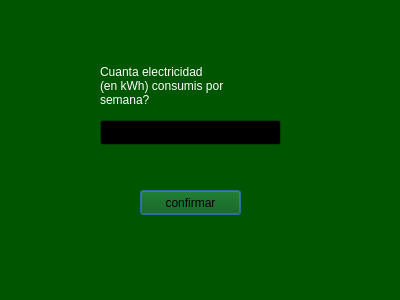
<?xml version="1.0" encoding="UTF-8"?>
<ui version="4.0">
 <class>elecpbien</class>
 <widget class="QDialog" name="elecpbien">
  <property name="geometry">
   <rect>
    <x>0</x>
    <y>0</y>
    <width>400</width>
    <height>300</height>
   </rect>
  </property>
  <property name="palette">
   <palette>
    <active>
     <colorrole role="WindowText">
      <brush brushstyle="SolidPattern">
       <color alpha="255">
        <red>255</red>
        <green>255</green>
        <blue>255</blue>
       </color>
      </brush>
     </colorrole>
     <colorrole role="Button">
      <brush brushstyle="SolidPattern">
       <color alpha="255">
        <red>0</red>
        <green>85</green>
        <blue>0</blue>
       </color>
      </brush>
     </colorrole>
     <colorrole role="Light">
      <brush brushstyle="SolidPattern">
       <color alpha="255">
        <red>0</red>
        <green>127</green>
        <blue>0</blue>
       </color>
      </brush>
     </colorrole>
     <colorrole role="Midlight">
      <brush brushstyle="SolidPattern">
       <color alpha="255">
        <red>0</red>
        <green>106</green>
        <blue>0</blue>
       </color>
      </brush>
     </colorrole>
     <colorrole role="Dark">
      <brush brushstyle="SolidPattern">
       <color alpha="255">
        <red>0</red>
        <green>42</green>
        <blue>0</blue>
       </color>
      </brush>
     </colorrole>
     <colorrole role="Mid">
      <brush brushstyle="SolidPattern">
       <color alpha="255">
        <red>0</red>
        <green>57</green>
        <blue>0</blue>
       </color>
      </brush>
     </colorrole>
     <colorrole role="Text">
      <brush brushstyle="SolidPattern">
       <color alpha="255">
        <red>255</red>
        <green>255</green>
        <blue>255</blue>
       </color>
      </brush>
     </colorrole>
     <colorrole role="BrightText">
      <brush brushstyle="SolidPattern">
       <color alpha="255">
        <red>255</red>
        <green>255</green>
        <blue>255</blue>
       </color>
      </brush>
     </colorrole>
     <colorrole role="ButtonText">
      <brush brushstyle="SolidPattern">
       <color alpha="255">
        <red>0</red>
        <green>0</green>
        <blue>0</blue>
       </color>
      </brush>
     </colorrole>
     <colorrole role="Base">
      <brush brushstyle="SolidPattern">
       <color alpha="255">
        <red>0</red>
        <green>0</green>
        <blue>0</blue>
       </color>
      </brush>
     </colorrole>
     <colorrole role="Window">
      <brush brushstyle="SolidPattern">
       <color alpha="255">
        <red>0</red>
        <green>85</green>
        <blue>0</blue>
       </color>
      </brush>
     </colorrole>
     <colorrole role="Shadow">
      <brush brushstyle="SolidPattern">
       <color alpha="255">
        <red>0</red>
        <green>0</green>
        <blue>0</blue>
       </color>
      </brush>
     </colorrole>
     <colorrole role="AlternateBase">
      <brush brushstyle="SolidPattern">
       <color alpha="255">
        <red>0</red>
        <green>42</green>
        <blue>0</blue>
       </color>
      </brush>
     </colorrole>
     <colorrole role="ToolTipBase">
      <brush brushstyle="SolidPattern">
       <color alpha="255">
        <red>255</red>
        <green>255</green>
        <blue>220</blue>
       </color>
      </brush>
     </colorrole>
     <colorrole role="ToolTipText">
      <brush brushstyle="SolidPattern">
       <color alpha="255">
        <red>0</red>
        <green>0</green>
        <blue>0</blue>
       </color>
      </brush>
     </colorrole>
     <colorrole role="PlaceholderText">
      <brush brushstyle="SolidPattern">
       <color alpha="127">
        <red>255</red>
        <green>255</green>
        <blue>255</blue>
       </color>
      </brush>
     </colorrole>
     <colorrole role="Accent">
      <brush brushstyle="SolidPattern">
       <color alpha="255">
        <red>0</red>
        <green>0</green>
        <blue>0</blue>
       </color>
      </brush>
     </colorrole>
    </active>
    <inactive>
     <colorrole role="WindowText">
      <brush brushstyle="SolidPattern">
       <color alpha="255">
        <red>255</red>
        <green>255</green>
        <blue>255</blue>
       </color>
      </brush>
     </colorrole>
     <colorrole role="Button">
      <brush brushstyle="SolidPattern">
       <color alpha="255">
        <red>0</red>
        <green>85</green>
        <blue>0</blue>
       </color>
      </brush>
     </colorrole>
     <colorrole role="Light">
      <brush brushstyle="SolidPattern">
       <color alpha="255">
        <red>0</red>
        <green>127</green>
        <blue>0</blue>
       </color>
      </brush>
     </colorrole>
     <colorrole role="Midlight">
      <brush brushstyle="SolidPattern">
       <color alpha="255">
        <red>0</red>
        <green>106</green>
        <blue>0</blue>
       </color>
      </brush>
     </colorrole>
     <colorrole role="Dark">
      <brush brushstyle="SolidPattern">
       <color alpha="255">
        <red>0</red>
        <green>42</green>
        <blue>0</blue>
       </color>
      </brush>
     </colorrole>
     <colorrole role="Mid">
      <brush brushstyle="SolidPattern">
       <color alpha="255">
        <red>0</red>
        <green>57</green>
        <blue>0</blue>
       </color>
      </brush>
     </colorrole>
     <colorrole role="Text">
      <brush brushstyle="SolidPattern">
       <color alpha="255">
        <red>255</red>
        <green>255</green>
        <blue>255</blue>
       </color>
      </brush>
     </colorrole>
     <colorrole role="BrightText">
      <brush brushstyle="SolidPattern">
       <color alpha="255">
        <red>255</red>
        <green>255</green>
        <blue>255</blue>
       </color>
      </brush>
     </colorrole>
     <colorrole role="ButtonText">
      <brush brushstyle="SolidPattern">
       <color alpha="255">
        <red>0</red>
        <green>0</green>
        <blue>0</blue>
       </color>
      </brush>
     </colorrole>
     <colorrole role="Base">
      <brush brushstyle="SolidPattern">
       <color alpha="255">
        <red>0</red>
        <green>0</green>
        <blue>0</blue>
       </color>
      </brush>
     </colorrole>
     <colorrole role="Window">
      <brush brushstyle="SolidPattern">
       <color alpha="255">
        <red>0</red>
        <green>85</green>
        <blue>0</blue>
       </color>
      </brush>
     </colorrole>
     <colorrole role="Shadow">
      <brush brushstyle="SolidPattern">
       <color alpha="255">
        <red>0</red>
        <green>0</green>
        <blue>0</blue>
       </color>
      </brush>
     </colorrole>
     <colorrole role="AlternateBase">
      <brush brushstyle="SolidPattern">
       <color alpha="255">
        <red>0</red>
        <green>42</green>
        <blue>0</blue>
       </color>
      </brush>
     </colorrole>
     <colorrole role="ToolTipBase">
      <brush brushstyle="SolidPattern">
       <color alpha="255">
        <red>255</red>
        <green>255</green>
        <blue>220</blue>
       </color>
      </brush>
     </colorrole>
     <colorrole role="ToolTipText">
      <brush brushstyle="SolidPattern">
       <color alpha="255">
        <red>0</red>
        <green>0</green>
        <blue>0</blue>
       </color>
      </brush>
     </colorrole>
     <colorrole role="PlaceholderText">
      <brush brushstyle="SolidPattern">
       <color alpha="127">
        <red>255</red>
        <green>255</green>
        <blue>255</blue>
       </color>
      </brush>
     </colorrole>
     <colorrole role="Accent">
      <brush brushstyle="SolidPattern">
       <color alpha="255">
        <red>0</red>
        <green>0</green>
        <blue>0</blue>
       </color>
      </brush>
     </colorrole>
    </inactive>
    <disabled>
     <colorrole role="WindowText">
      <brush brushstyle="SolidPattern">
       <color alpha="255">
        <red>0</red>
        <green>42</green>
        <blue>0</blue>
       </color>
      </brush>
     </colorrole>
     <colorrole role="Button">
      <brush brushstyle="SolidPattern">
       <color alpha="255">
        <red>0</red>
        <green>85</green>
        <blue>0</blue>
       </color>
      </brush>
     </colorrole>
     <colorrole role="Light">
      <brush brushstyle="SolidPattern">
       <color alpha="255">
        <red>0</red>
        <green>127</green>
        <blue>0</blue>
       </color>
      </brush>
     </colorrole>
     <colorrole role="Midlight">
      <brush brushstyle="SolidPattern">
       <color alpha="255">
        <red>0</red>
        <green>106</green>
        <blue>0</blue>
       </color>
      </brush>
     </colorrole>
     <colorrole role="Dark">
      <brush brushstyle="SolidPattern">
       <color alpha="255">
        <red>0</red>
        <green>42</green>
        <blue>0</blue>
       </color>
      </brush>
     </colorrole>
     <colorrole role="Mid">
      <brush brushstyle="SolidPattern">
       <color alpha="255">
        <red>0</red>
        <green>57</green>
        <blue>0</blue>
       </color>
      </brush>
     </colorrole>
     <colorrole role="Text">
      <brush brushstyle="SolidPattern">
       <color alpha="255">
        <red>0</red>
        <green>42</green>
        <blue>0</blue>
       </color>
      </brush>
     </colorrole>
     <colorrole role="BrightText">
      <brush brushstyle="SolidPattern">
       <color alpha="255">
        <red>255</red>
        <green>255</green>
        <blue>255</blue>
       </color>
      </brush>
     </colorrole>
     <colorrole role="ButtonText">
      <brush brushstyle="SolidPattern">
       <color alpha="255">
        <red>0</red>
        <green>42</green>
        <blue>0</blue>
       </color>
      </brush>
     </colorrole>
     <colorrole role="Base">
      <brush brushstyle="SolidPattern">
       <color alpha="255">
        <red>0</red>
        <green>85</green>
        <blue>0</blue>
       </color>
      </brush>
     </colorrole>
     <colorrole role="Window">
      <brush brushstyle="SolidPattern">
       <color alpha="255">
        <red>0</red>
        <green>85</green>
        <blue>0</blue>
       </color>
      </brush>
     </colorrole>
     <colorrole role="Shadow">
      <brush brushstyle="SolidPattern">
       <color alpha="255">
        <red>0</red>
        <green>0</green>
        <blue>0</blue>
       </color>
      </brush>
     </colorrole>
     <colorrole role="AlternateBase">
      <brush brushstyle="SolidPattern">
       <color alpha="255">
        <red>0</red>
        <green>85</green>
        <blue>0</blue>
       </color>
      </brush>
     </colorrole>
     <colorrole role="ToolTipBase">
      <brush brushstyle="SolidPattern">
       <color alpha="255">
        <red>255</red>
        <green>255</green>
        <blue>220</blue>
       </color>
      </brush>
     </colorrole>
     <colorrole role="ToolTipText">
      <brush brushstyle="SolidPattern">
       <color alpha="255">
        <red>0</red>
        <green>0</green>
        <blue>0</blue>
       </color>
      </brush>
     </colorrole>
     <colorrole role="PlaceholderText">
      <brush brushstyle="SolidPattern">
       <color alpha="127">
        <red>0</red>
        <green>42</green>
        <blue>0</blue>
       </color>
      </brush>
     </colorrole>
     <colorrole role="Accent">
      <brush brushstyle="SolidPattern">
       <color alpha="255">
        <red>0</red>
        <green>60</green>
        <blue>0</blue>
       </color>
      </brush>
     </colorrole>
    </disabled>
   </palette>
  </property>
  <property name="windowTitle">
   <string>Calcular co2 por electricidad</string>
  </property>
  <widget class="QLineEdit" name="lineEdit">
   <property name="geometry">
    <rect>
     <x>100</x>
     <y>120</y>
     <width>181</width>
     <height>25</height>
    </rect>
   </property>
  </widget>
  <widget class="QLabel" name="label">
   <property name="geometry">
    <rect>
     <x>100</x>
     <y>60</y>
     <width>181</width>
     <height>51</height>
    </rect>
   </property>
   <property name="text">
    <string>Cuanta electricidad 
(en kWh) consumis por 
semana?</string>
   </property>
  </widget>
  <widget class="QPushButton" name="pushButton">
   <property name="geometry">
    <rect>
     <x>140</x>
     <y>190</y>
     <width>101</width>
     <height>25</height>
    </rect>
   </property>
   <property name="mouseTracking">
    <bool>false</bool>
   </property>
   <property name="text">
    <string>confirmar</string>
   </property>
  </widget>
 </widget>
 <resources/>
 <connections/>
</ui>
